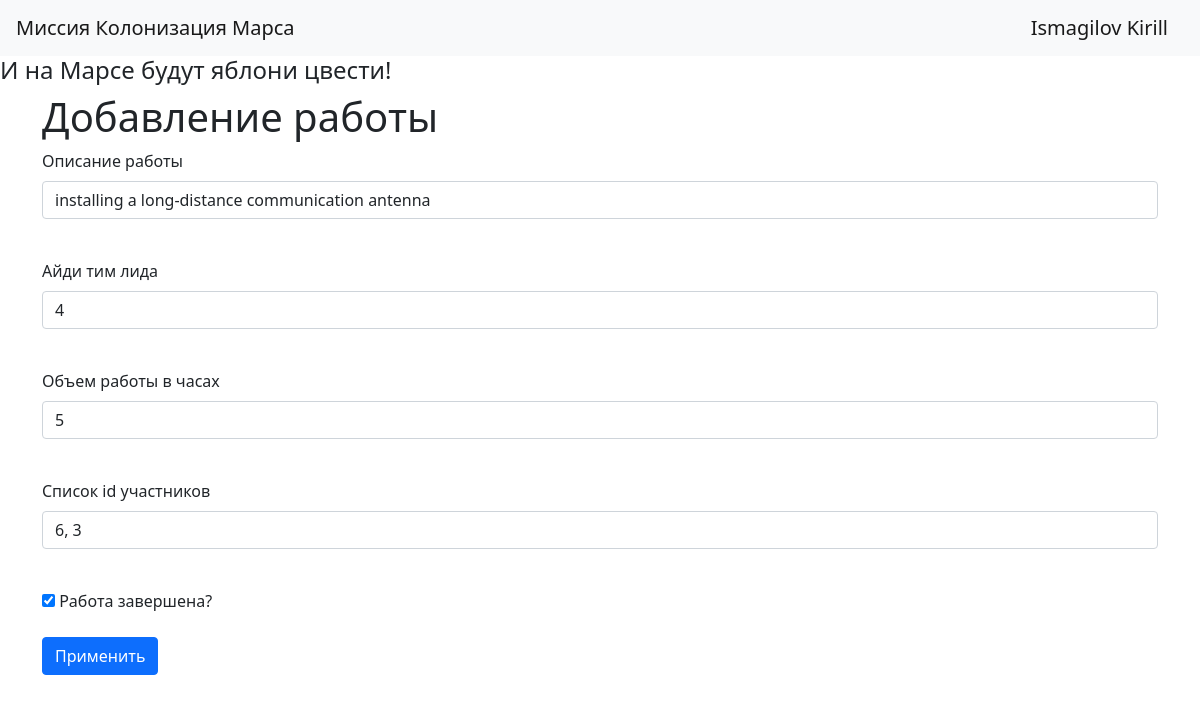
The app's page /jobs/8 (signed in) with its own data.
### data/users.py (models this page shows, shortened)
class User(SqlAlchemyBase, UserMixin, SerializerMixin):
    __tablename__ = 'users'
    id = sqlalchemy.Column(sqlalchemy.Integer,
                           primary_key=True, autoincrement=True)
    surname = sqlalchemy.Column(sqlalchemy.String, nullable=True)
    name = sqlalchemy.Column(sqlalchemy.String, nullable=True)
    age = sqlalchemy.Column(sqlalchemy.Integer, nullable=True)
    position = sqlalchemy.Column(sqlalchemy.String, nullable=True)
    speciality = sqlalchemy.Column(sqlalchemy.String, nullable=True)
    address = sqlalchemy.Column(sqlalchemy.String, nullable=True)
    email = sqlalchemy.Column(sqlalchemy.String,
                              index=True, unique=True, nullable=True)
    hashed_password = sqlalchemy.Column(sqlalchemy.String, nullable=True)
    modified_date = sqlalchemy.Column(sqlalchemy.DateTime,
                                      default=datetime.datetime.now)
    jobs = orm.relationship('Jobs', back_populates='user')

### data/jobs.py (models this page shows)
class Jobs(SqlAlchemyBase, SerializerMixin, UserMixin):
    __tablename__ = 'jobs'
    id = sqlalchemy.Column(sqlalchemy.Integer,
                           primary_key=True, autoincrement=True)
    team_leader = sqlalchemy.Column(sqlalchemy.Integer, ForeignKey('users.id'), nullable=False)
    job = sqlalchemy.Column(sqlalchemy.Text, nullable=True)
    work_size = sqlalchemy.Column(sqlalchemy.Integer, nullable=False)
    collaborators = sqlalchemy.Column(sqlalchemy.String, nullable=True)
    start_date = sqlalchemy.Column(sqlalchemy.DateTime, default=datetime.datetime.now)
    end_date = sqlalchemy.Column(sqlalchemy.DateTime, nullable=True)
    is_finished = sqlalchemy.Column(sqlalchemy.Boolean, default=False)
    user = orm.relationship('User')

### main.py (the view, shortened to what this page needs)
    @app.route('/jobs/<int:id>', methods=['GET', 'POST'])
    @login_required
    def edit_jobs(id):
        form = JobsForm()
        if request.method == "GET":
            db_sess = db_session.create_session()
            jobs = db_sess.query(Jobs).filter(Jobs.id == id,
                                              ((Jobs.user == current_user) | (current_user.id == 1))
                                              ).first()
            if jobs:
                form.job.data = jobs.job
                form.team_leader.data = jobs.team_leader
                form.work_size.data = jobs.work_size
                form.collaborators.data = jobs.collaborators
                form.is_finished.data = jobs.is_finished
            else:
                abort(404)
            return render_template('jobs.html',
                                   title='Редактирование новости',
                                   form=form
                                   )

### forms/jobs.py
class JobsForm(FlaskForm):
    job = StringField('Описание работы', validators=[DataRequired()])
    team_leader = IntegerField('Айди тим лида', validators=[DataRequired()])
    work_size = IntegerField('Объем работы в часах')
    collaborators = StringField('Список id участников', validators=[DataRequired()])
    is_finished = BooleanField('Работа завершена?', default=False)
    submit = SubmitField('Применить')

### data/db_session.py (called while the page is built)
def create_session() -> Session:
    global __factory
    return __factory()

### templates/jobs.html (shortened to what this page needs)
{% extends "base.html" %}
{% block content %}
    <h1>Добавление работы</h1>
    <form action="" method="post">
        <p>
            {{ form.job.label }}<br>
            {{ form.job(class="form-control") }}<br>
        </p>
        <p>
            {{ form.team_leader.label }}<br>
            {{ form.team_leader(class="form-control") }}<br>
        </p>
        <p>
            {{ form.work_size.label }}<br>
            {{ form.work_size(class="form-control") }}<br>
        </p>
        <p>
            {{ form.collaborators.label }}<br>
            {{ form.collaborators(class="form-control") }}<br>
        </p>
        <p>{{ form.is_finished() }} {{ form.is_finished.label }}</p>
        <p>{{ form.submit(type="submit", class="btn btn-primary") }}</p>
    </form>
{% endblock %}

### templates/base.html (shortened to what this page needs)
<!doctype html>
<html lang="en">
<head>
    <link rel="stylesheet"
          href="https://stackpath.bootstrapcdn.com/bootstrap/4.4.1/css/bootstrap.min.css"
>
    <link rel="stylesheet"
          href="https://cdn.jsdelivr.net/npm/bootstrap@5.0.0-beta1/dist/css/bootstrap.min.css"
>
</head>
<body>
<header>
    <nav class="navbar navbar-light bg-light">
        <a class="navbar-brand" href="#">Миссия Колонизация Марса</a>
        {% if current_user.is_authenticated %}
            <a class="navbar-brand" href="/logout">{{ current_user.name }} {{ current_user.surname }}</a>
        {% else %}
            <p>
                <a class="btn btn-primary " href="/register">Зарегистрироваться</a>
                <a class="btn btn-success" href="/login">Войти</a>
            </p>
        {% endif %}
    </nav>
    <h4>
        И на Марсе будут яблони цвести!
    </h4>
</header>
<main role="main" class="container">
    {% block content %}{% endblock %}
</main>
</body>
</html>

### records on screen
User: name "Ismagilov", surname "Kirill"
Jobs: job "installing a long-distance communication antenna", team_leader "4", work_size "5", collaborators "6, 3", is_finished "☑"
